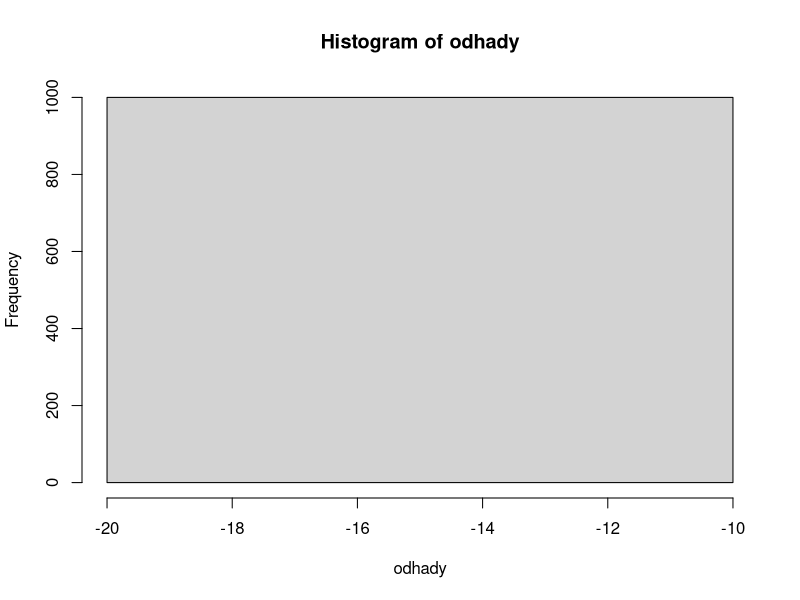

Write R code to recreate this figure.
## ---- chunk 1
knitr::opts_chunk$set(echo = TRUE)
## ---- chunk 2
x = dlnorm(1000,1,2)
x_mean = mean(x)
odhad_mu = log(x_mean) - 2
odhad_mu
## ---- chunk 3
odhady = c(rep(0,1000))
for (i in 1:1000) {
  x = dlnorm(1000,1,2)
  x_mean= mean(x)
  odhad_mu = log(x_mean) - 2
  odhady[i] = odhad_mu
}
mean(odhady)
hist(odhady)
